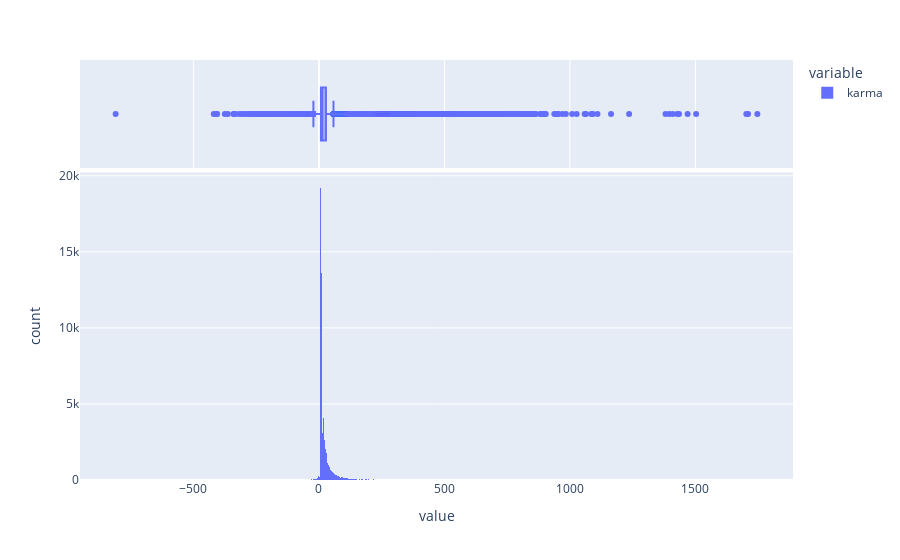

Notebook source saved alongside this figure:
### Markdown cell above
### Distribución de la variable objetivo "karma"
Se observa que la variable toma valores negativos y sufre un desbalanceo de la distribución.

### Code cell
px.histogram(df["karma"], marginal="box")

### Figure 1 — Plotly figure (JSON) as saved in the notebook; plotly's stock layout.template omitted (floating-point values rounded to 4 significant figures; data arrays with more than 128 entries replaced by an {"elided": "..."} marker saying what was removed)
{"data": [{"alignmentgroup": "True", "bingroup": "x", "hovertemplate": "variable=karma<br>value=%{x}<br>count=%{y}<extra></extra>", "legendgroup": "karma", "marker": {"color": "#636efa", "pattern": {"shape": ""}}, "name": "karma", "offsetgroup": "karma", "orientation": "v", "showlegend": true, "type": "histogram", "x": {"elided": "98315 int values"}, "xaxis": "x", "yaxis": "y"}, {"alignmentgroup": "True", "hovertemplate": "variable=karma<br>value=%{x}<extra></extra>", "legendgroup": "karma", "marker": {"color": "#636efa"}, "name": "karma", "notched": true, "offsetgroup": "karma", "showlegend": false, "type": "box", "x": {"elided": "98315 int values"}, "xaxis": "x2", "yaxis": "y2"}], "layout": {"barmode": "relative", "legend": {"title": {"text": "variable"}, "tracegroupgap": 0}, "margin": {"t": 60}, "xaxis": {"anchor": "y", "domain": [0, 1], "title": {"text": "value"}}, "xaxis2": {"anchor": "y2", "domain": [0, 1], "matches": "x", "showgrid": true, "showticklabels": false}, "yaxis": {"anchor": "x", "domain": [0, 0.7326], "title": {"text": "count"}}, "yaxis2": {"anchor": "x2", "domain": [0.7426, 1], "matches": "y2", "showgrid": false, "showline": false, "showticklabels": false, "ticks": ""}}}
